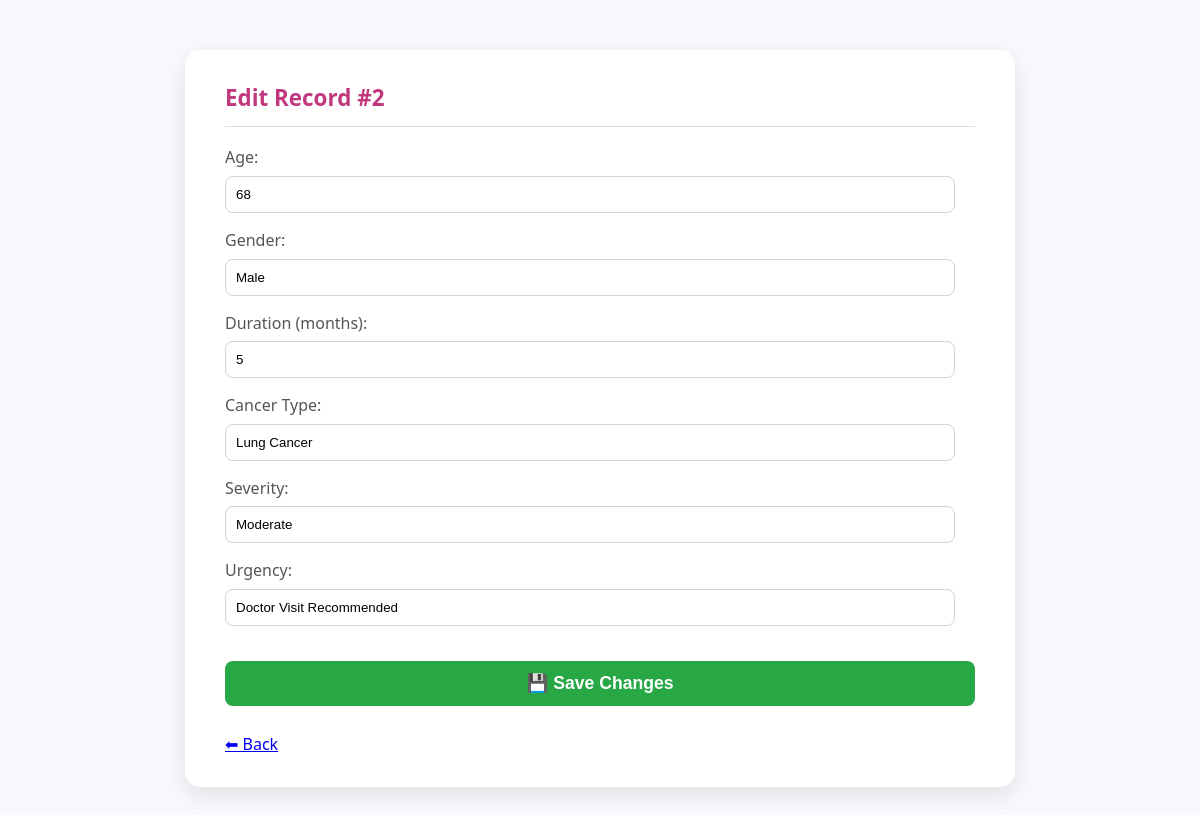
The page /edit/2 (signed in) on the database its author committed.
### tables this page shows
CREATE TABLE patients (
            id INTEGER PRIMARY KEY AUTOINCREMENT,
            patient_id TEXT,
            age INTEGER,
            gender TEXT,
            duration INTEGER,
            symptoms TEXT,
            cancer_type TEXT,
            severity TEXT,
            urgency TEXT,
            confidence REAL,
            survival_prob REAL,
            created_at TEXT,
            hospital TEXT
        );

### app.py (the view)
    def wrapper(*args, **kwargs):
        if not session.get("logged_in"):
            return redirect("/login")
        return f(*args, **kwargs)

### app.py (called while the page is built, shortened)
def login_required(f):
    def wrapper(*args, **kwargs):
        if not session.get("logged_in"):
            return redirect("/login")
        return f(*args, **kwargs)
    wrapper.__name__ = f.__name__
    return wrapper

@app.route("/edit/<int:record_id>", methods=["GET", "POST"])
@login_required
def edit(record_id):
    conn = sqlite3.connect(DB_PATH)
    cur = conn.cursor()
    cur.execute("SELECT * FROM patients WHERE id=?", (record_id,))
    record = cur.fetchone()
    conn.close()
    return render_template("edit.html", record=record)

### templates/edit.html (shortened to what this page needs)
<!DOCTYPE html>
<html>
<head>
  <link rel="stylesheet" href="{{ url_for('static', filename='style.css') }}">
</head>
<body>
  <div class="container">
    <h2>Edit Record #{{ record[0] }}</h2>
    <form method="POST">
      <label>Age:</label>
      <input type="number" name="age" value="{{ record[2] }}" required>
      <label>Gender:</label>
      <input type="text" name="gender" value="{{ record[3] }}" required>
      <label>Duration (months):</label>
      <input type="number" name="duration" value="{{ record[4] }}" required>
      <label>Cancer Type:</label>
      <input type="text" name="cancer_type" value="{{ record[6] }}">
      <label>Severity:</label>
      <input type="text" name="severity" value="{{ record[7] }}">
      <label>Urgency:</label>
      <input type="text" name="urgency" value="{{ record[8] }}">
      <button type="submit">💾 Save Changes</button>
    </form>
    <br><a href="/records">⬅ Back</a>
  </div>
</body>
</html>

### static/style.css (style rules this page uses)
body { font-family: 'Segoe UI', Tahoma, Geneva, Verdana, sans-serif; background-color: #f7f9fc; color: #333; line-height: 1.6; margin: 0; padding: 0; display: flex; justify-content: center; align-items: flex-start; min-height: 100vh; padding-top: 30px; transition: background-color 0.5s ease, color 0.5s ease; }
.container { max-width: 750px; width: 90%; margin: 20px auto; padding: 30px 40px; background-color: #ffffff; border-radius: 15px; box-shadow: 0 8px 25px rgba(0, 0, 0, 0.1); }
h2 { color: #c2387f; font-size: 1.4em; margin-top: 0; padding-bottom: 10px; border-bottom: 1px solid #ddd; }
label { display: block; margin-bottom: 5px; font-weight: 500; color: #555; }
input[type="text"], input[type="number"], select { width: calc(100% - 20px); padding: 10px; margin-bottom: 15px; border: 1px solid #ced4da; border-radius: 8px; box-sizing: border-box; transition: border-color 0.3s, box-shadow 0.3s; }
button[type="submit"] { background-color: #28a745; color: white; padding: 12px 25px; border: none; border-radius: 8px; cursor: pointer; font-size: 1.1em; font-weight: 600; transition: background-color 0.3s, transform 0.1s; margin-top: 20px; display: block; width: 100%; }

### rows shown on the page
patients: id "2", age "68", gender "Male", duration "5", cancer_type "Lung Cancer", severity "Moderate", urgency "Doctor Visit Recommended"
